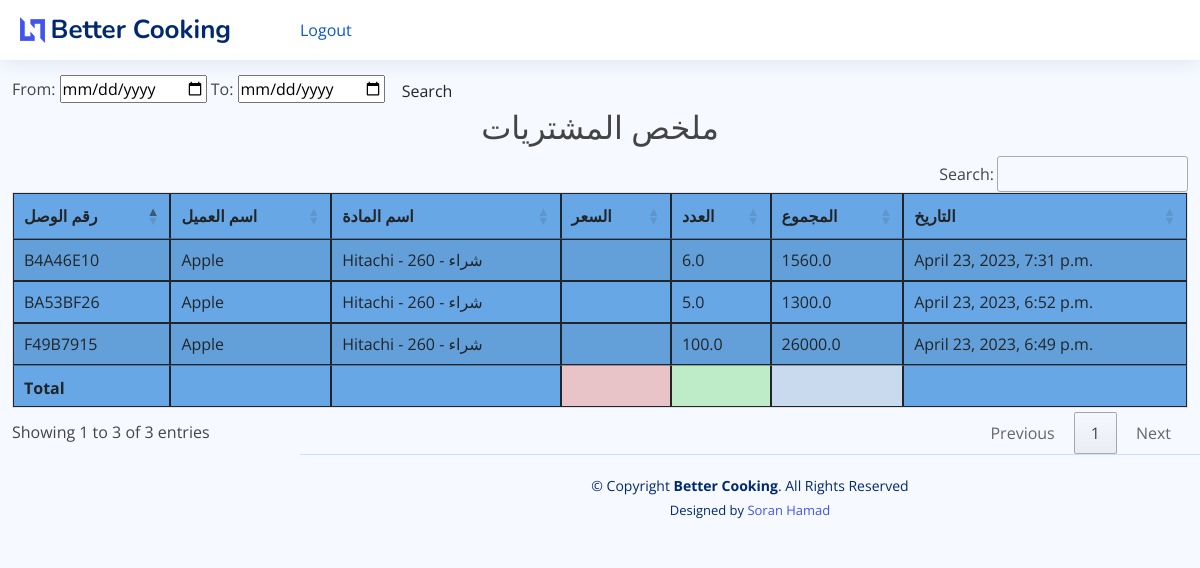
/purchase_report, run on an earlier commit of the app's database.
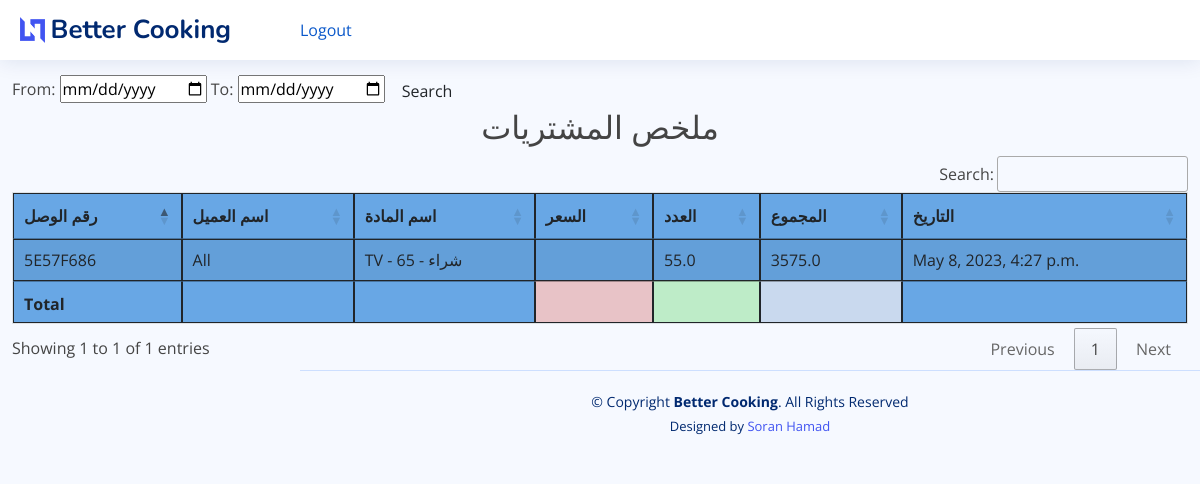
And on a later commit of the database.
### core/models.py (models this page shows, shortened)
class PurchaseItem(models.Model):
    purchase_invoice = models.ForeignKey(Purchase, on_delete=models.CASCADE)
    item = models.ForeignKey(Item, on_delete=models.CASCADE)
    qty = models.FloatField()
    total_amt = models.FloatField(editable=False, default=0)
    pur_date = models.DateTimeField(auto_now_add=True)
    note = models.TextField(blank=True)
    class Meta:
        verbose_name_plural = '9. Purchased Item'

class Purchase(models.Model):
    invoice_number = models.CharField(max_length=8, unique=True, editable=False)
    vendor = models.ForeignKey(Vendor, on_delete=models.CASCADE)
    date = models.DateTimeField()
    class Meta:
        verbose_name_plural = '8. Purchase Invoice'

class Vendor(models.Model):
    full_name = models.CharField(max_length=50)
    address = models.TextField(blank=True)
    mobile = models.CharField(max_length=15, blank=True)
    status = models.BooleanField(default=False, blank=True)
    note = models.TextField(blank=True)
    class Meta:
        verbose_name_plural = '1. Vendors'
    def __str__(self):
        return self.full_name

class Item(models.Model):
    PRICELIST = (
        ('مفرد', 'مفرد'),
        ('جملة', 'جملة'),
        ('شراء', 'شراء'),
        ('قسط', 'قسط'),
    )
    name = models.CharField(max_length=255)
    price = models.PositiveIntegerField(default=1)
    price_list = models.CharField(max_length=8, choices=PRICELIST, default='مفرد')
    class Meta:
        verbose_name_plural = 'Items'
    def __str__(self):
        return f"{self.name} - {self.price} - {self.price_list}"

### core/views.py (the view)
# urls.py: path('purchase_report', views.purchase_report, name="purchase_report"),
def purchase_report(request):
    p_reports = PurchaseItem.objects.select_related()
    myFilter = Purchase_Filter(request.GET, queryset=p_reports)
    p_reports = myFilter.qs
    context = {'p_reports': p_reports, 'myFilter': myFilter}
    return render(request, 'core/reports/purchase_report.html', context)

### core/templates/core/reports/purchase_report.html (shortened to what this page needs)
{% extends 'core/base.html' %}
{% block content %}
    <br>
    <br> <br>
    <form class="form-a">
        From: <input type="date" value={{ myFilter.form.max_date }}</input>
        To: <input type="date" value={{ myFilter.form.min_date }}</input>
        <button type="submit" class="btn btn-b">Search</button>
    </form>
    <h2 class="text-center"> ملخص المشتريات </h2>
    <table id="example3" class="table table-striped" style="background-color: #68a7e5">
        <thead>
        <tr>
            <th>رقم الوصل</th>
            <th>اسم العميل</th>
            <th>اسم المادة</th>
            <th>السعر</th>
            <th>العدد</th>
            <th>المجموع</th>
            <th>التاريخ</th>
        </tr>
        </thead>
        <tbody>
        {% for i in  p_reports %}
            <tr>
                <td>{{ i.purchase_invoice.invoice_number }}</td>
                <td>{{ i.purchase_invoice.vendor }}</td>
                <td>{{ i.item }}</td>
                <td>{{ i.item_price }}</td>
                <td>{{ i.qty }}</td>
                <td>{{ i.total_amt }}</td>
                <td>{{ i.pur_date }}</td>
            </tr>
        {% endfor %}
        </tbody>
        <tfoot>
        <th></th>
        <th></th>
   <th></th>
        <th style="background-color: #e8c3c7"></th>
        <th style="background-color: #beecc8"></th>
        <th style="background-color: #c9d9ee"></th>
        <th></th>
        </tfoot>
    </table>
{% endblock %}

What changed in the data, as far as the page shows it:
removed PurchaseItem: purchase_invoice.invoice_number "F49B7915", purchase_invoice.vendor "Apple", item "Hitachi - 260 - شراء", qty "100.0", total_amt "26000.0", pur_date "April 23, 2023, 6:49 p.m."
removed PurchaseItem: purchase_invoice.invoice_number "BA53BF26", purchase_invoice.vendor "Apple", item "Hitachi - 260 - شراء", qty "5.0", total_amt "1300.0", pur_date "April 23, 2023, 6:52 p.m."
removed PurchaseItem: purchase_invoice.invoice_number "B4A46E10", purchase_invoice.vendor "Apple", item "Hitachi - 260 - شراء", qty "6.0", total_amt "1560.0", pur_date "April 23, 2023, 7:31 p.m."
added PurchaseItem: purchase_invoice.invoice_number "5E57F686", purchase_invoice.vendor "All", item "TV - 65 - شراء", qty "55.0", total_amt "3575.0", pur_date "May 8, 2023, 4:27 p.m."
Also different on the page:
text written by a page script: "Search: Showing 1 to 3 of 3 entries Previous 1 Next" → "Search: Showing 1 to 1 of 1 entries Previous 1 Next"
